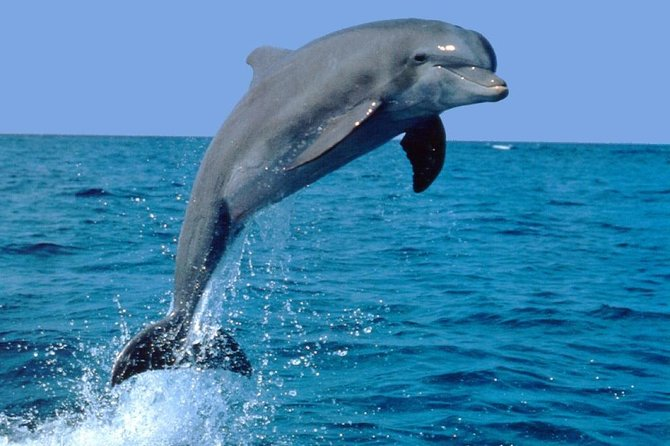
#> input picture images/dolphin.jpg, 670 x 446 px
$ jupyter execute main.ipynb
#> lines starting #> are read from the running program, lines starting #| are printed output that depends on the picture
[cell 1]
import numpy as np
import cv2
import matplotlib.pyplot as plt
import matplotlib.image as matim
import ipywidgets as widgets

[cell 2]
img = matim.imread('./images/dolphin.jpg')
#> img is the input picture: shape (446, 670, 3); mean R, G, B 64.7, 132.1, 174.4
#> the sliders are set to style = detail

[cell 3]
@widgets.interact_manual(style = ["detail", "pencil", "cartoon"])
def app(style="pencil"):
#> called with style = 'detail'
    if style == "detail":
        @widgets.interact_manual(s = (0, 200, 1), r = (0, 1, 0.1))
#> the sliders are set to s = 100, r = 0.5
        def dtail(s = 100, r = 0.5):
#> called with s = 100, r = 0.5
            detailImg = cv2.detailEnhance(img, sigma_s = s, sigma_r = r)
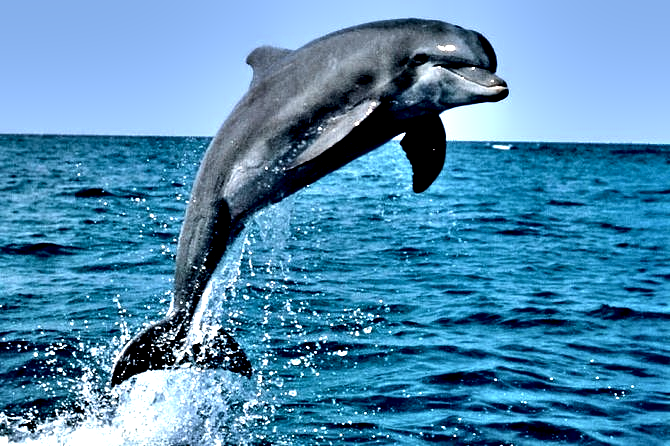
#> detailImg: shape (446, 670, 3); mean R, G, B 78.4, 138.8, 177.1
            plt.figure(figsize = (15, 8))
            plt.subplot(1,2,1)
            plt.imshow(img)
            plt.yticks([]), plt.xticks([]) # 눈금을 null 값으로 넣겠다.
            plt.title("Original Image")
            plt.subplot(1,2,2)
            plt.imshow(detailImg)
            plt.title("Dtail Image")
            plt.yticks([]), plt.xticks([])
            plt.show()
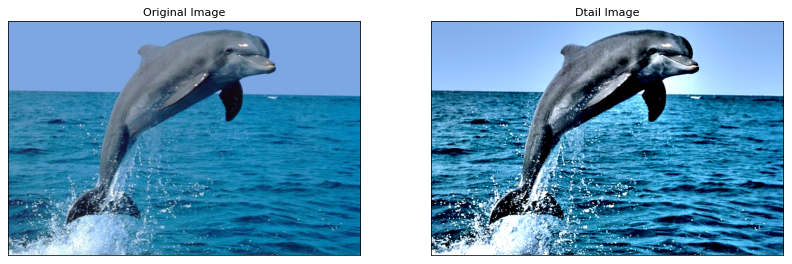
#> figure drawn by matplotlib, 2 panels
    elif style == "pencil":
        # [24 lines left out: functions adjust_gamma, pencil_art_image, not called in this run]
    elif style == "cartoon":
        # [40 lines left out: functions edge_mask, kmeans_cluster, cartoon_image, not called in this run]
